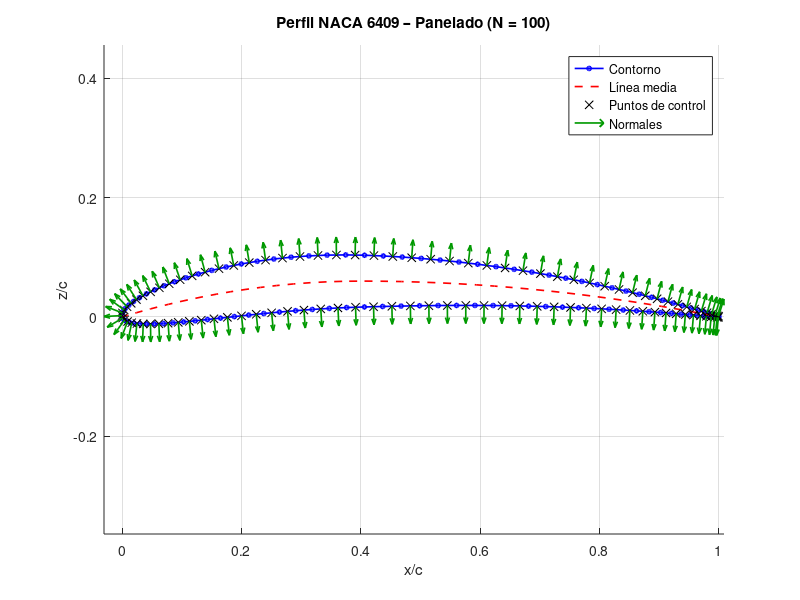

Source code (MATLAB):
%% A.1 – GENERACIÓN DE LA GEOMETRÍA Y PANELADO
%% Perfil NACA 6409 – Distribución coseno

clear; clc; close all;

%% 1. PARÁMETROS DEL PERFIL (NACA 6409)
f_max = 0.06;   % curvatura máxima (6%)
x_fmax = 0.40;   % posición de curvatura máxima
t_max = 0.09;   % espesor máximo (9%)
c = 1.0;   % cuerda
N_half = 50;   % paneles por cara (total N = 100)

%% 2. DISTRIBUCIÓN COSENO DE LOS NODOS EN x
beta = linspace(0, pi, N_half+1);
x_dist = 0.5 * (1 - cos(beta));

%% 3. LÍNEA DE CURVATURA MEDIA Y DERIVADA
zc = zeros(size(x_dist));
dzc_dx = zeros(size(x_dist));

for i = 1:length(x_dist)
    x = x_dist(i);

    if x < x_fmax
        zc(i) = (f_max/x_fmax^2)*(2*x_fmax*x - x^2);
        dzc_dx(i) = (2*f_max/x_fmax^2)*(x_fmax - x);
    else
        zc(i) = (f_max/(1-x_fmax)^2)*((1-2*x_fmax) + 2*x_fmax*x - x^2);
        dzc_dx(i) = (2*f_max/(1-x_fmax)^2)*(x_fmax - x);
    end
end

theta_geo = atan(dzc_dx);

%% 4. DISTRIBUCIÓN DE ESPESOR
ze = 5*t_max * (0.2969*sqrt(x_dist) - 0.1260*x_dist ...
    - 0.3516*x_dist.^2 + 0.2843*x_dist.^3 - 0.1015*x_dist.^4);

%% 5. COORDENADAS EXTRADÓS E INTRADÓS
xu = x_dist - ze .* sin(theta_geo);
zu = zc + ze .* cos(theta_geo);

xl = x_dist + ze .* sin(theta_geo);
zl = zc - ze .* cos(theta_geo);

%% 6. CONTORNO CERRADO DEL PERFIL
X = [flip(xu), xl(2:end)];
Z = [flip(zu), zl(2:end)];

N = length(X) - 1;

%% 7. PUNTOS DE CONTROL Y NORMALES
xc = zeros(N,1);
zc_p = zeros(N,1);
nx = zeros(N,1);
nz = zeros(N,1);

% Determinar orientación del contorno
Area = 0.5 * sum( X(1:end-1).*Z(2:end) - X(2:end).*Z(1:end-1) );
isCCW = Area > 0;   % antihorario

for i = 1:N
    dx = X(i+1) - X(i);
    dz = Z(i+1) - Z(i);

    % Punto de control
    xc(i) = 0.5*(X(i) + X(i+1));
    zc_p(i) = 0.5*(Z(i) + Z(i+1));

    L = hypot(dx,dz);

    if isCCW
        nx(i) =  dz / L;
        nz(i) = -dx / L;
    else
        nx(i) = -dz / L;
        nz(i) =  dx / L;
    end
end

%% 8. REPRESENTACIÓN GRÁFICA (EXIGIDA EN A.1)
figure('Color','w','Name','A.1 – Geometría y panelado NACA 6409');
hold on;

plot(X, Z, 'b-o', 'LineWidth',1.2, 'MarkerSize',3);
plot(x_dist, zc, 'r--', 'LineWidth',1.2);
plot(xc, zc_p, 'kx', 'MarkerSize',6);

quiver(xc, zc_p, nx, nz, 0.3, 'Color',[0 0.6 0], 'LineWidth',1.2);

axis equal;
grid on;
xlabel('x/c');
ylabel('z/c');
title(sprintf('Perfil NACA 6409 – Panelado (N = %d)', N));
legend('Contorno','Línea media','Puntos de control','Normales','Location','best');
